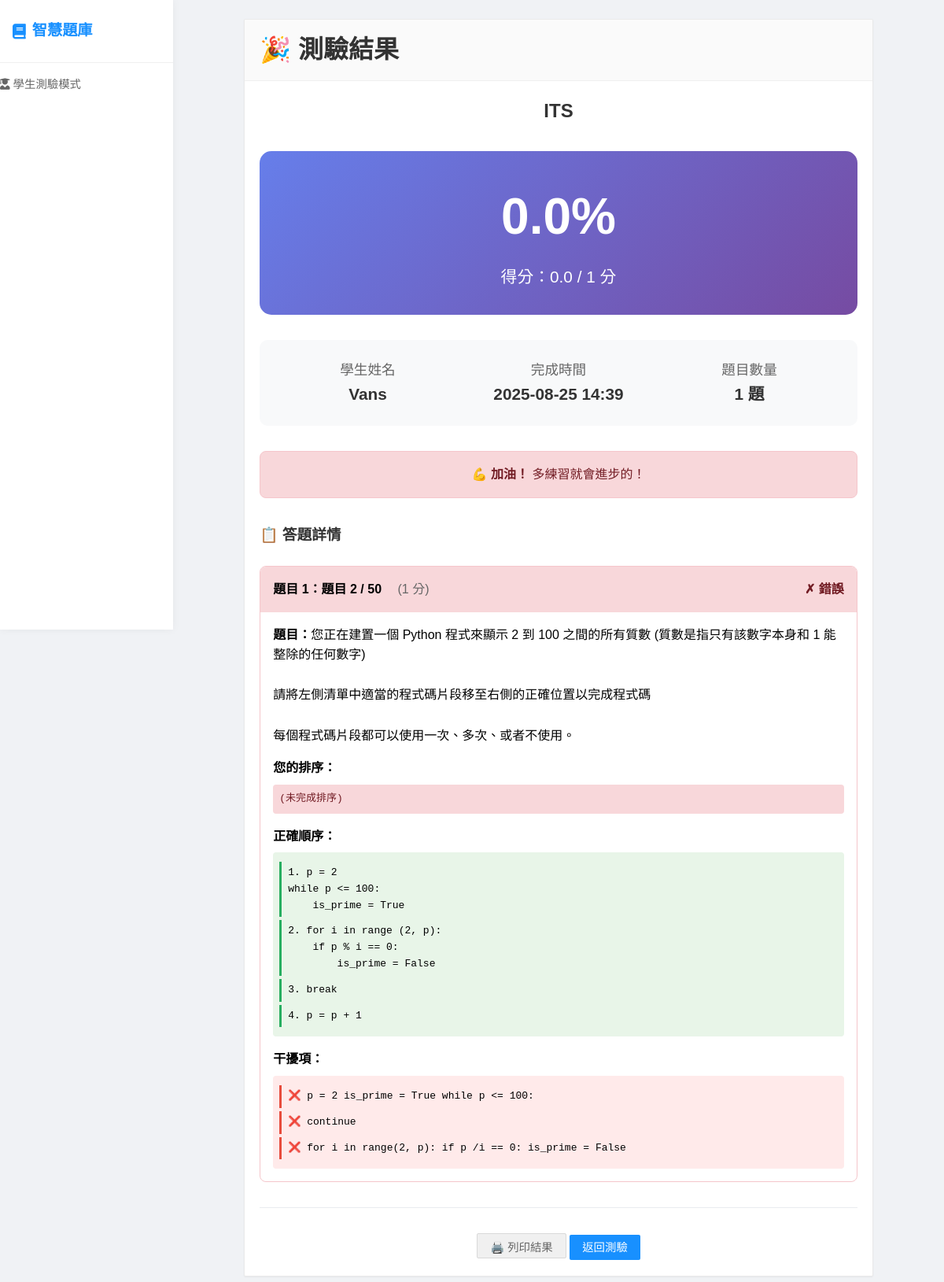
The page /result/1 on the database its author committed.
### app.py (models this page shows)
class QuizBank(db.Model):
    id = db.Column(db.Integer, primary_key=True)
    title = db.Column(db.String(200), nullable=False)
    description = db.Column(db.Text)
    access_code = db.Column(db.String(10), unique=True, nullable=False)
    is_active = db.Column(db.Boolean, default=True)
    created_at = db.Column(db.DateTime, default=datetime.utcnow)
    teacher_id = db.Column(db.Integer, db.ForeignKey('user.id'), nullable=False)
    questions = db.relationship('Question', backref='quiz_bank', lazy=True, cascade='all, delete-orphan')
    submissions = db.relationship('Submission', backref='quiz_bank', lazy=True)

class Submission(db.Model):
    id = db.Column(db.Integer, primary_key=True)
    student_name = db.Column(db.String(100), nullable=False)
    student_email = db.Column(db.String(120))
    answers = db.Column(db.Text)  # JSON格式儲存答案
    score = db.Column(db.Float, default=0)
    total_points = db.Column(db.Integer, default=0)
    submitted_at = db.Column(db.DateTime, default=datetime.utcnow)
    quiz_bank_id = db.Column(db.Integer, db.ForeignKey('quiz_bank.id'), nullable=False)

class Question(db.Model):
    id = db.Column(db.Integer, primary_key=True)
    title = db.Column(db.String(200), nullable=False)
    question_text = db.Column(db.Text, nullable=False)
    question_type = db.Column(db.String(50), nullable=False)  # single_choice, multiple_choice, fill_blank, dropdown, parsons
    question_data = db.Column(db.Text)  # JSON格式儲存選項、正確答案等
    points = db.Column(db.Integer, default=1)
    order_index = db.Column(db.Integer, default=0)
    quiz_bank_id = db.Column(db.Integer, db.ForeignKey('quiz_bank.id'), nullable=False)
    created_at = db.Column(db.DateTime, default=datetime.utcnow)

### app.py (the view)
@app.route('/result/<int:submission_id>')
def view_result(submission_id):
    submission = Submission.query.get_or_404(submission_id)
    questions = Question.query.filter_by(quiz_bank_id=submission.quiz_bank_id).order_by(Question.order_index).all()
    student_answers = json.loads(submission.answers) if submission.answers else {}
    return render_template('result.html', submission=submission, questions=questions, student_answers=student_answers)

### templates/result.html (shortened to what this page needs)
{% extends "quiz_base.html" %}
{% block content %}
<div style="max-width: 800px; margin: 0 auto;">
    <div class="card">
        <div class="card-header">
            <h1 style="margin: 0;">🎉 測驗結果</h1>
        </div>
        <div class="card-body">
            <div style="text-align: center; margin-bottom: 2rem;">
                <h2 style="color: #333; margin-bottom: 1rem;">{{ submission.quiz_bank.title }}</h2>
                <div style="background: linear-gradient(135deg, #667eea 0%, #764ba2 100%); color: white; padding: 2rem; border-radius: 15px; margin: 2rem 0;">
                    <div style="font-size: 4rem; font-weight: bold; margin-bottom: 0.5rem;">
                        {{ "%.1f"|format((submission.score / submission.total_points * 100) if submission.total_points > 0 else 0) }}%
                    </div>
                    <div style="font-size: 1.3rem;">
                        得分：{{ submission.score }} / {{ submission.total_points }} 分
                    </div>
                </div>
                <div style="background: #f8f9fa; padding: 1.5rem; border-radius: 10px; margin-bottom: 2rem;">
                    <div style="display: grid; grid-template-columns: repeat(auto-fit, minmax(150px, 1fr)); gap: 1rem; text-align: center;">
                        <div>
                            <div style="font-size: 1.1rem; color: #666;">學生姓名</div>
                            <div style="font-size: 1.3rem; font-weight: bold; color: #333;">{{ submission.student_name }}</div>
                        </div>
                        <div>
                            <div style="font-size: 1.1rem; color: #666;">完成時間</div>
                            <div style="font-size: 1.3rem; font-weight: bold; color: #333;">{{ submission.submitted_at.strftime('%Y-%m-%d %H:%M') }}</div>
                        </div>
                        <div>
                            <div style="font-size: 1.1rem; color: #666;">題目數量</div>
                            <div style="font-size: 1.3rem; font-weight: bold; color: #333;">{{ submission.quiz_bank.questions|length }} 題</div>
                        </div>
                    </div>
                </div>
                {% set percentage = (submission.score / submission.total_points * 100) if submission.total_points > 0 else 0 %}
                {% if percentage >= 80 %}
                <div style="background: #d4edda; border: 1px solid #c3e6cb; color: #155724; padding: 1rem; border-radius: 8px; margin-bottom: 1rem;">
                    <strong>🎉 優秀！</strong> 您的表現非常出色！
                </div>
                {% elif percentage >= 60 %}
                <div style="background: #fff3cd; border: 1px solid #ffeaa7; color: #856404; padding: 1rem; border-radius: 8px; margin-bottom: 1rem;">
                    <strong>👍 良好！</strong> 繼續努力，您會做得更好！
                </div>
                {% else %}
                <div style="background: #f8d7da; border: 1px solid #f5c6cb; color: #721c24; padding: 1rem; border-radius: 8px; margin-bottom: 1rem;">
                    <strong>💪 加油！</strong> 多練習就會進步的！
                </div>
                {% endif %}
            </div>
            <div style="margin-top: 2rem;">
                <h3 style="margin-bottom: 1.5rem; color: #333;">📋 答題詳情</h3>
                {% set student_answers = student_answers if student_answers is defined else submission.answers | from_json %}
                {% for question in submission.quiz_bank.questions %}
                {% set question_data = question.question_data | from_json %}
                {% set user_answer = student_answers.get(question.id|string) %}
                {% set is_correct = false %}
                {% if question.question_type in ['single_choice', 'dropdown'] %}
                    {% set correct_answer = question_data.get('correct_answer') %}
                    {% set is_correct = (user_answer == correct_answer) %}
                {% elif question.question_type == 'multiple_choice' %}
                    {% set correct_answers = question_data.get('correct_answers', []) %}
                    {% set user_answers_set = user_answer if user_answer is iterable and user_answer is not string else [] %}
                    {% set is_correct = (user_answers_set|sort == correct_answers|sort) %}
                {% elif question.question_type == 'fill_blank' %}
                    {% set correct_answer = question_data.get('correct_answer', '').lower().strip() %}
                    {% set user_answer_clean = (user_answer or '').lower().strip() %}
                    {% set is_correct = (user_answer_clean == correct_answer) %}
                {% elif question.question_type == 'parsons' %}
                    {% set correct_order = question_data.get('correct_order', []) %}
                    {% set user_order = [] %}
                    {% if user_answer is mapping and user_answer.order is defined %}
                        {% set user_order = user_answer.order if user_answer.order is iterable and user_answer.order is not string else [] %}
                    {% elif user_answer is mapping %}
                        {% for i in range(1, (correct_order|length) + 1) %}
                            {% if user_answer[i|string] is defined %}
                                {% set _ = user_order.append(user_answer[i|string]) %}
                            {% endif %}
                        {% endfor %}
                    {% else %}
                        {% set user_order = user_answer if user_answer is iterable and user_answer is not string else [] %}
                    {% endif %}
                    {% set is_correct = (user_order|length == correct_order|length) and user_order == correct_order %}
                    {% if not is_correct and user_order|length == correct_order|length %}
                        {% set user_set = user_order|sort %}
                        {% set correct_set = correct_order|sort %}
                        {% if user_set == correct_set %}
                            {% set is_correct = true %}
                        {% endif %}
                    {% endif %}
                {% endif %}
                <div class="question-result" style="border: 1px solid {{ '#c3e6cb' if is_correct else '#f5c6cb' }}; border-radius: 8px; margin-bottom: 1.5rem; overflow: hidden;">
                    <div style="background: {{ '#d4edda' if is_correct else '#f8d7da' }}; padding: 1rem; display: flex; justify-content: space-between; align-items: center;">
                        <div>
                            <strong>題目 {{ loop.index }}：{{ question.title }}</strong>
                            <span style="margin-left: 1rem; color: #666;">({{ question.points }} 分)</span>
                        </div>
                        <div style="font-weight: bold; color: {{ '#155724' if is_correct else '#721c24' }};">
                            {{ '✓ 正確' if is_correct else '✗ 錯誤' }}
                        </div>
                    </div>
                    <div style="padding: 1rem;">
                        <div style="margin-bottom: 1rem;">
                            <strong>題目：</strong><span style="white-space: pre-wrap;">{{ question.question_text | trim }}</span>
                        </div>
                        {% if question.question_type in ['single_choice', 'multiple_choice'] %}
                        <div style="margin-bottom: 1rem;">
                            <strong>選項：</strong>
                            <div style="margin-top: 0.5rem;">
                                {% for option in question_data.options %}
                                {% set is_user_choice = (option == user_answer) or (user_answer and option in user_answer) %}
                                {% set is_correct_option = (option == question_data.get('correct_answer')) or (option in question_data.get('correct_answers', [])) %}
                                <div style="padding: 0.5rem; margin: 0.25rem 0; border-radius: 4px; white-space: pre-wrap;
                                     background: {% if is_correct_option %}#d4edda{% elif is_user_choice %}#f8d7da{% else %}#f8f9fa{% endif %};">
                                    {{ option }}
                                    {% if is_correct_option %}
                                    <span style="color: #155724; font-weight: bold;"> (正確答案)</span>
                                    {% endif %}
                                    {% if is_user_choice and not is_correct_option %}
                                    <span style="color: #721c24; font-weight: bold;"> (您的選擇)</span>
                                    {% endif %}
                                </div>
                                {% endfor %}
                            </div>
                        </div>
                        {% elif question.question_type == 'parsons' %}
                        <div style="margin-bottom: 1rem;">
                            <strong>您的排序：</strong>
                            <div style="font-family: monospace; background: {{ '#d4edda' if is_correct else '#f8d7da' }}; padding: 0.5rem; border-radius: 4px; margin-top: 0.5rem;">
                                {% if user_order %}
                                    {% for block in user_order %}
                                    <div style="padding: 0.25rem 0; border-left: 3px solid {{ '#27ae60' if is_correct else '#e74c3c' }}; padding-left: 0.5rem; margin: 0.25rem 0; white-space: pre-wrap; font-family: monospace;">
                                        {{ loop.index }}. {{ block }}
                                        {% if block in question_data.get('correct_order', []) %}
                                            {% if question_data.get('correct_order', []).index(block) == loop.index - 1 %}
                                            <span style="color: #27ae60; margin-left: 1rem;">✓ 位置正確</span>
                                            {% else %}
                                            <span style="color: #f39c12; margin-left: 1rem;">⚠ 位置錯誤</span>
                                            {% endif %}
                                        {% else %}
                                            <span style="color: #e74c3c; margin-left: 1rem;">✗ 這是干擾項</span>
                                        {% endif %}
                                    </div>
                                    {% endfor %}
                                {% else %}
                                    <div style="color: #721c24;">(未完成排序)</div>
                                {% endif %}
                            </div>
                        </div>
                        <div>
                            <strong>正確順序：</strong>
                            <div style="font-family: monospace; background: #e8f5e8; padding: 0.5rem; border-radius: 4px; margin-top: 0.5rem;">
                                {% for block in question_data.get('correct_order', []) %}
                                <div style="padding: 0.25rem 0; border-left: 3px solid #27ae60; padding-left: 0.5rem; margin: 0.25rem 0; white-space: pre-wrap; font-family: monospace;">{{ loop.index }}. {{ block }}</div>
                                {% endfor %}
                            </div>
                        </div>
                        {% if question_data.get('distractor_blocks') %}
                        <div style="margin-top: 1rem;">
                            <strong>干擾項：</strong>
                            <div style="font-family: monospace; background: #ffeaea; padding: 0.5rem; border-radius: 4px; margin-top: 0.5rem;">
                                {% for block in question_data.get('distractor_blocks', []) %}
                                <div style="padding: 0.25rem 0; border-left: 3px solid #e74c3c; padding-left: 0.5rem; margin: 0.25rem 0;">❌ {{ block }}</div>
                                {% endfor %}
                            </div>
                        </div>
                        {% endif %}
                        {% endif %}
                    </div>
                </div>
                {% endfor %}
            </div>
            <div style="text-align: center; margin-top: 2rem; padding-top: 2rem; border-top: 1px solid #e9ecef;">
                <button onclick="window.print()" class="btn btn-secondary">🖨️ 列印結果</button>
                <a href="/quiz/{{ submission.quiz_bank.access_code }}" class="btn">返回測驗</a>
            </div>
        </div>
    </div>
</div>
{% endblock %}

### templates/quiz_base.html (shortened to what this page needs)
<!DOCTYPE html>
<html lang="zh-TW">
<head>
    <link rel="stylesheet" href="{{ url_for('static', filename='css/style.css') }}">
    <link rel="stylesheet" href="https://cdnjs.cloudflare.com/ajax/libs/font-awesome/5.15.4/css/all.min.css">
</head>
<body>
    <div class="container">
        <nav class="navbar">
            <h1><i class="fas fa-book"></i> 智慧題庫</h1>
            <div class="nav-links">
                <span style="color: #666; font-size: 0.9rem;">
                    <i class="fas fa-user-graduate"></i> 學生測驗模式
                </span>
            </div>
        </nav>
        <div class="content">
            {% block content %}{% endblock %}
        </div>
    </div>
</body>
</html>

### rows shown on the page
QuizBank: quiz_bank "ITS"
Submission: total_points+score "0.0", score "0.0", total_points "1", student_name "Vans", submitted_at "2025-08-25 14:39"
Question: title "題目 2 / 50", points "1", value "✗ 錯誤", question_text "您正在建置一個 Python 程式來顯示 2 到 100 之間的所有質數 (質數是指只有該數字本身和 1 能整除的任何數字) 請將左側清單中適當的程式碼片段移至右側的正確位置以完成程式碼 每個程式碼片段都可以使用一次、多次、或者不使用。", block "p = 2 while p <= 100: is_prime = True" "for i in range (2, p): if p % i == 0: is_prime = False" "break" "p = p + 1", question_type "parsons" (drawn), block "p = 2 is_prime = True while p <= 100:" "continue" "for i in range(2, p): if p /i == 0: is_prime = False"

### other values the page prints
{{ submission.quiz_bank.questions|length }} "1"
